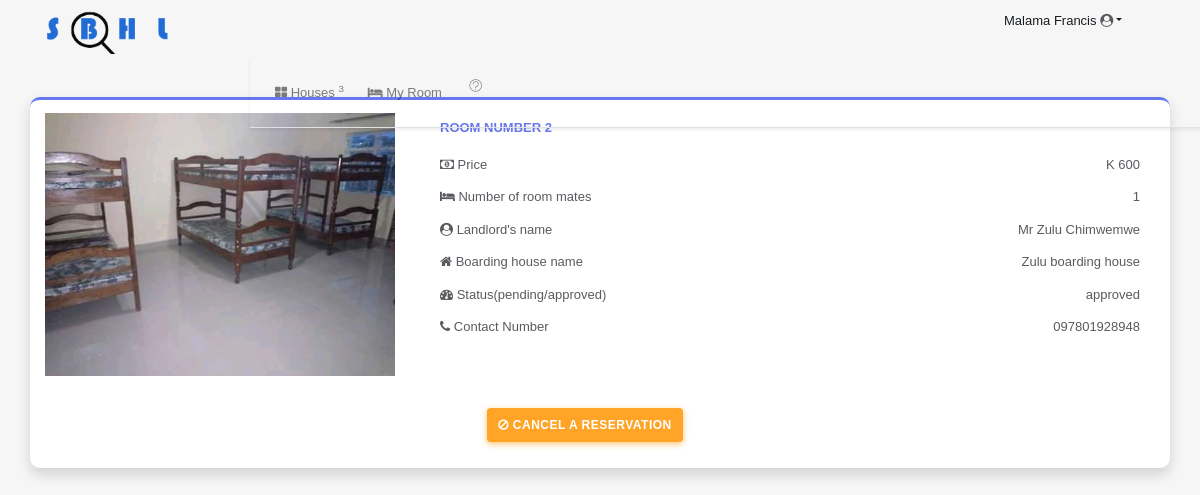
Page /myroom.show.php (signed in) on the committed database.
### tables this page shows
CREATE TABLE IF NOT EXISTS `room` (
  `r_id` int(11) NOT NULL AUTO_INCREMENT,
  `b_id` int(11) NOT NULL,
  `room_number` int(11) NOT NULL,
  `room_amount` varchar(11) NOT NULL,
  `room_capacity` int(11) NOT NULL,
  `room_image` varchar(255) NOT NULL,
  PRIMARY KEY (`r_id`)
);

CREATE TABLE IF NOT EXISTS `users` (
  `user_id` int(11) NOT NULL AUTO_INCREMENT,
  `fname` varchar(255) NOT NULL,
  `lname` varchar(255) NOT NULL,
  `email` varchar(255) NOT NULL,
  `phone` varchar(255) NOT NULL,
  `role` varchar(255) NOT NULL,
  `pwd` varchar(255) NOT NULL,
  `agree` varchar(11) NOT NULL,
  `status` varchar(11) NOT NULL COMMENT 'off',
  PRIMARY KEY (`user_id`)
);

CREATE TABLE IF NOT EXISTS `reservation` (
  `r_id` int(11) NOT NULL AUTO_INCREMENT,
  `s_id` int(11) NOT NULL,
  `Landloard_id` int(11) NOT NULL,
  `date` varchar(20) NOT NULL,
  `room_id` int(11) NOT NULL,
  `amount` varchar(11) NOT NULL,
  `status` varchar(11) NOT NULL,
  PRIMARY KEY (`r_id`)
);

CREATE TABLE IF NOT EXISTS `boardinghouse` (
  `bh_id` int(11) NOT NULL AUTO_INCREMENT,
  `name` varchar(30) NOT NULL,
  `Landloard_id` int(11) NOT NULL,
  `location` varchar(30) NOT NULL,
  `house_number` varchar(30) NOT NULL,
  `Road` varchar(30) NOT NULL,
  `bh_photo` varchar(100) NOT NULL,
  PRIMARY KEY (`bh_id`)
);

### myroom.show.php (the view, shortened to what this page needs)
<?php
require './components/functions.php';
$userid = $_SESSION['userid'];
if (isset($_SESSION['userid'])) {
 ?>
<!DOCTYPE html>
<html lang="en" manifest="config/cache.appcache">
  <head>
    <link rel="stylesheet" href="css/bootstrap.min.css" />
    <link rel="stylesheet" href="vendors/linericon/style.css">
   <link rel="stylesheet" href="css/style.css" />
    <link rel="stylesheet" href="css/font-awesome.min.css" />
    <link rel="stylesheet" href="css/owl.theme.default.css" />
    <link rel="stylesheet" href="css/owl.carousel.min.css" />
  </head>
  <body>
  <div class="container-fluid">
    <div class="row">
      <div class="col-md-6">
        <a href="#" class="navbar-brand col-md-12"><img src="img/other/lSBHL-logo.png" alt="Student boarding house locator" width="150px"></a>
     </div>
     <div class="col-md-6">
      <ul class="nav offset-md-5">
      <li class="nav-item dropdown offset-md-5">
    <a class="nav-link dropdown-toggle text-dark" data-toggle="dropdown" href="#"><?php echo $_SESSION['fname']." ".$_SESSION['lname']." ";?><i class="fa fa-user-circle" style="color: #585b5f;"></i></a>
  </li>
      </ul>
     </div>
    </div>
  </div>
<nav class="navbar navbar-expand-lg navbar-light col-md-12 border-bottom shadow-sm" >
<?php
    $house_num = mysqli_query($conn, "SELECT * FROM boardinghouse");
    $num_house = mysqli_num_rows($house_num);
    ?>
<div class="collapse navbar-collapse" id="menuButton">
  <ul class="navbar-nav mr-auto py-2 col-md-12">
    <li class="nav-item"><a href="./index.php" class="nav-link"><i class="fa fa-th-large"></i> Houses <sup><?php echo $num_house; ?></sup></a></li>
    <li class="nav-item"><a href="./myroom.show.php" class="nav-link"><i class="fa fa-bed"></i> My Room <sup><i class="fa fa-mark"></i></sup></a></li>
    <li class="nav-item"><a href="#" class= "nav-link"><i class="lnr lnr-question-circle"></i></a></li>
    <li class="nav-item"><a href="#" class= "nav-link"><span ></span></a></li>
  </ul>
</div>
</nav>
<?php
$sql = mysqli_query($conn, "SELECT * FROM users INNER JOIN reservation ON users.user_id = reservation.Landloard_id WHERE s_id = '$userid' ");
$row_data = mysqli_fetch_array($sql);
$img_room = mysqli_query($conn, "SELECT * FROM room INNER JOIN boardinghouse ON room.b_id = boardinghouse.bh_id WHERE r_id = '$row_data[room_id]' ");
$room_img = mysqli_fetch_array($img_room);
$room_mates= mysqli_query($conn, "SELECT * FROM `reservation` WHERE room_id = '$room_img[r_id]' ");
$room_m = mysqli_num_rows($room_mates);
if (mysqli_num_rows($sql) == null) {
  ?>
  <div class="col-md-12 mt-5">
<div class="container card py-3 shadow" style="border-top: 3px solid #6777ef;">
  <div class="row">
    <div class="col-md-12">
      <h4>You do not have a room at the moment, Please reserve one.</h4>
    </div>
  </div>
</div>
</div>
  <?php
}else{
  ?>
<div class="col-md-12 mt-5">
<div class="container card py-3 shadow" style="border-top: 3px solid #6777ef;">
  <div class="row">
    <div class="col-md-4">
      <img src="img/rooms/<?php echo $room_img['room_image']; ?>" class="img-responsive" width="100%" height="">
    </div>
    <div class="col-md-8">
      <h6 class="col-md-12 text-uppercase py-2 text-primary display-5" id="bhName">Room number <?php echo $room_img['room_number']; ?></h6>
    <div class="col-md-12 py-2">
     <i class="fa fa-money"></i> Price <span class="float-right">K <?php echo $row_data['amount']; ?></span>
    </div>
    <div class="col-md-12 py-2">
      <i class="fa fa-bed"></i> Number of room mates <span class="float-right"><?php echo $room_m; ?></span>
    </div>
    <div class="col-md-12 py-2">
      <i class="fa fa-user-circle"></i> Landlord's name<span class="float-right">Mr <?php echo $row_data['fname']." ".$row_data['lname']; ?></span>
    </div>
    <div class="col-md-12 py-2">
      <i class="fa fa-home"></i> Boarding house name<span class="float-right"><?php echo $room_img['name']." "; ?></span>
    </div>
    <div class="col-md-12 py-2">
      <i class="fa fa-dashboard"></i> Status(pending/approved)<span class="float-right"><?php echo $row_data['status']." "; ?></span>
    </div>
     <div class="col-md-12 py-2">
      <i class="fa fa-phone"></i> Contact Number<span class="float-right"><?php echo $row_data['phone']; ?></span>
    </div>
    </div>
    <div class="container">
      <div class="col-md-12 py-2 mt-4 row justify-content-center">
      <button class="text-uppercase btn btn-warning mx-2 my-2" data-toggle="modal" data-target="#cancelReserve"><i class="fa fa-ban" value="<?php echo $room_img['r_id']; ?>" onclick="cancelReserve(this.value)"></i> Cancel a Reservation</button>
    </div>
  </div>
    </div>
</div>
    </div>
  <?php
}
?>
  </body>
</html>
 <?php
}else{
  header("location: ./auth-login.php?action=login_first");
}
?>

### css/style.css (style rules this page uses)
body, html { font-family: arial, sans-serif; overflow-x: hidden; color: #585b5f; }
* { margin: 0; padding: 0; -webkit-box-sizing: border-box; box-sizing: border-box; }
* { font-family: 'ubuntu', sans-serif; font-size: 13px; }

### rows in the picture
room: room_image (picture), room_number "2", boardinghouse.name "Zulu boarding house"
users: reservation.amount "600", fname "Zulu", lname "Chimwemwe", reservation.status "approved", phone "097801928948"

### other values in the picture
$_SESSION['fname'] "Malama"
$_SESSION['lname'] "Francis"
$num_house "3"
$room_m "1"
